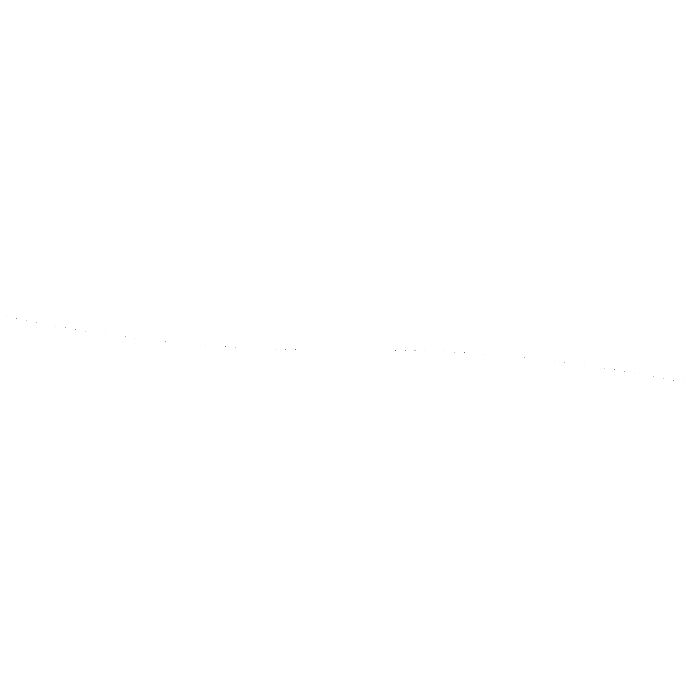
Frame 1 (no input)
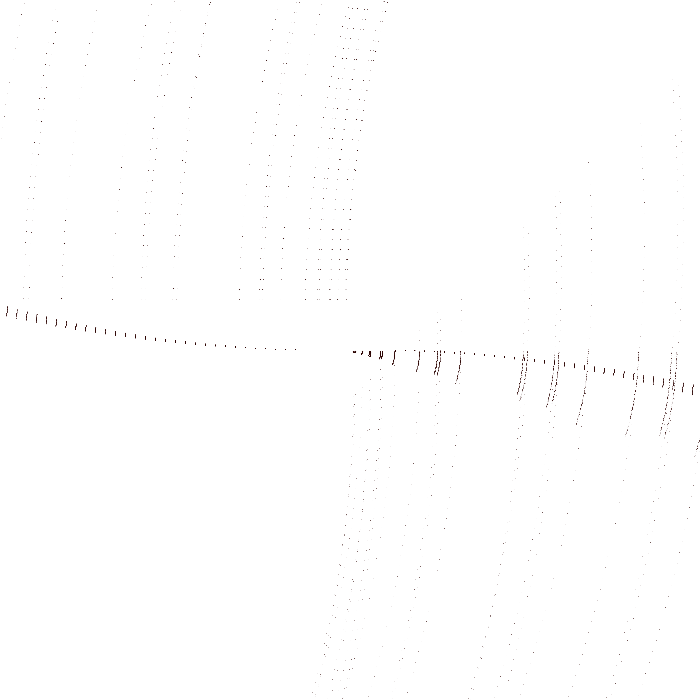
Frame 60 (the mouse pressed at the canvas centre just before this capture)
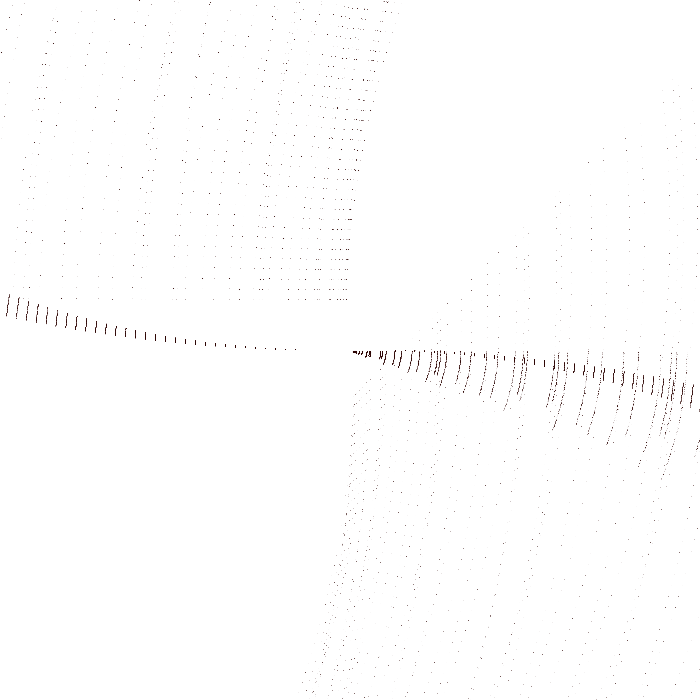
Frame 120 (the mouse held since frame 60 and released just before this capture)

The Processing sketch that drew these frames (run headless with seeded random() and noise(); from frame 60 on, the mouse is pressed at the canvas centre):

// Processing sketch: processing_52716
// ── processing_52716.pde

float angle = random (0, 1);   
float aVelocity = 0.003;
float aAcceleration = .00001;

float startTheta = .0001;
float thetaVel = .02;
float amplitude = .00003;

float circleSize = random(0, 12);

void setup () {
  smooth();
  background(255);
  size(700, 700);
}

void draw () {

  aVelocity += aAcceleration;
  angle += aVelocity;

  startTheta += 0.5;
  float theta = startTheta;
  
  float y = map(sin(theta), -1, 0, 4, height);
  //ellipse(y + aVelocity, y * amplitude * startTheta, circleSize, circleSize);
  
  translate(width/2, height/2);

  for (int i = 50; i < 800; i =  i +10) {
    //for (int j = 0; j < 80; j = j+5) {

    stroke(45, 5, 3);  
    rotate(angle/200);
    //point(y + aVelocity, y * 10);

    strokeWeight(random(0, 1));
    
    point(y + amplitude/6, i - y);
    point(i + aVelocity - 5, i * amplitude);
    point(-i + aVelocity - 5, y * amplitude);


    //stroke(4, 5, 3);
    strokeWeight(random(0, 1.2));

    point(- y + aVelocity * angle, - i * 45);
    point(y + aVelocity * angle, i * 45);
    point(- y + aVelocity , - i * 125);


    point(y + aVelocity, 1);
    point(-y + aVelocity, - i);
    //ellipse(y * aVelocity, i * aVelocity * angle, amplitude, amplitude);



    //ellipse(random(1), random(100), startTheta + circleSize * PI, angle * PI);

    //ellipse(y + aVelocity, y * amplitude * startTheta, 1, 1);
  }
  
  for (int i = 50; i < 500; i =  i + 50) {  
    stroke(45, 5, 83);  
    point(y + aVelocity - 100, y * 125 - 100);
    
  }

}




void keyPressed() {

  if (key == 's') {
    save("normal.png");
    saveHiRes(5);
    exit();



    if (key == 'k') {
      aVelocity = 0;
      startTheta = 0;
      aVelocity = 0;
      angle = 0;
      circleSize = 100;
    }
  }
}

void saveHiRes(int scaleFactor) {
  PGraphics hires = createGraphics(width*scaleFactor, height*scaleFactor, JAVA2D);
  beginRecord(hires);
  hires.scale(scaleFactor);
  draw();
  endRecord();
  hires.save("hires.png");
}
